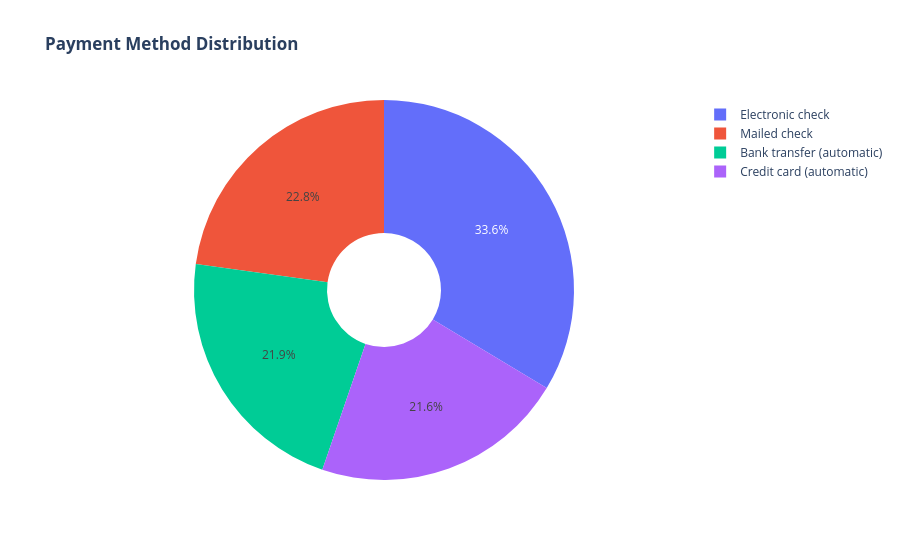

Write notebook code for a chart like this one.
### Markdown cell above
한달 단위 계약 고객이 이탈을 선택한 비율(약 88.6%)이 가장 높게 나타남.

### Code cell
labels = df['PaymentMethod'].unique()
values = df['PaymentMethod'].value_counts()

fig = go.Figure(data=[go.Pie(labels=labels, values=values, hole=.3)])
fig.update_layout(title_text="<b>Payment Method Distribution</b>")
fig.show()

### Figure 1 — Plotly figure (JSON) as saved in the notebook; plotly's stock layout.template omitted (floating-point values rounded to 4 significant figures)
{"data": [{"hole": 0.3, "labels": ["Electronic check", "Mailed check", "Bank transfer (automatic)", "Credit card (automatic)"], "type": "pie", "values": [2365, 1604, 1542, 1521]}], "layout": {"title": {"text": "<b>Payment Method Distribution</b>"}}}
